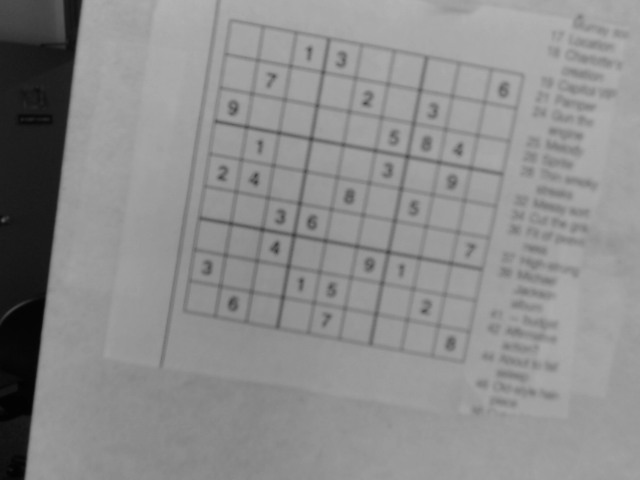
#> input picture sudoku_midterm/sudoku5.png, 640 x 480 px
$ python contour_board.py
#> lines starting #> are read from the running program, lines starting #| are printed output that depends on the picture; after the words box and inside, x2 and y2 are one past the last pixel; in counts of white or black regions, pixels touching at a corner belong together
#> in main, image is the input picture: shape (480, 640); min 3, max 178, mean 140.4
### hough_grid.py
import contour_board as contour
import cv2
import numpy as np
import math
import matplotlib as plt
import statistics


# Constants
# Image filepath
INPUT_IMG = "sudoku_square/sudoku12.png"

# Canny thresholds
THRESH_ONE = 10
THRESH_TWO = 200

# HoughLinesP parameters
RHO = 1
THETA = math.pi/180
LINE_THRESH = 50
MIN_LENGTH = 25.0
MAX_GAP = 15.0

# Line drawing thickness
THICKNESS = 3

# Line drawing colors
BLACK = (255, 0, 0)

# Digit image dimensions
DIGIT_WIDTH = 28
DIGIT_HEIGHT = 28
DIGIT_CHANNELS = 1

# Gaussian blur parameters
KERNEL_SIZE = (9, 9)
SIGMA_X = 10.0

# Unsharp weights
ORIG_WEIGHT = 3.5
GAUSSIAN_WEIGHT = -2.0

# K-means centers
ANGLE_CENTERS = 2
DIFF_CENTERS = 10


# Accepts a grayscale image and returns list of edges from Canny edge detector
def canny_edges(gray_img):
    return cv2.Canny(gray_img, THRESH_ONE, THRESH_TWO)


# Accepts a grayscale image and performs unsharp masking using Gaussian blur,
# then returns the sharpened image.
def unsharp_mask(gray_img):
    gaussian_img = cv2.GaussianBlur(gray_img, KERNEL_SIZE, SIGMA_X)
    sharp_img = cv2.addWeighted(gray_img, ORIG_WEIGHT, gaussian_img,\
        GAUSSIAN_WEIGHT, 0, gray_img)
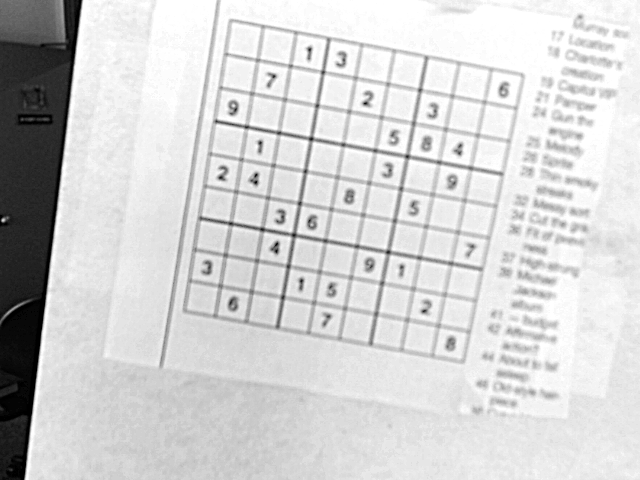
#> sharp_img: shape (480, 640); min 0, max 255, mean 210.4
    return sharp_img


# Accepts an image and returns a list of Hough lines.
# [131 lines left out: functions lines, count_sudoku, calculate_cells, decompose_lines, cell_dims, avg_cell_dims and 2 more, not called in this run]


# Accepts a list of lines and returns a list of the angles of the lines.
# Borrows Dr. Hochberg's code from delete.py.
def angles(lines):
    angles = [-np.arctan((l[0][3]-l[0][1])/(l[0][2]-l[0][0])) for l in lines]
    return angles


# Accepts a list of angles and returns the 3 principal angles found using
# k-means clustering.\
# Borrows Dr. Hochberg's code from delete.py.
# [15 lines left out: functions principal_angles, main, not called in this run]


# [2 lines that do not run on import are left out]

### contour_board.py
import cv2
import hough_grid as hough
import numpy as np


# Constants
# File path of image to be tested.
IMG_PATH = "sudoku_midterm/sudoku5.png"

# Values for thresholding.
WHITE = 255
NEIGHBORHOOD_SIZE = 7
C = 15


# Accepts an image and returns the thresholded image.
def threshold(img):
    thresh_img = cv2.adaptiveThreshold(img, WHITE,\
        cv2.ADAPTIVE_THRESH_GAUSSIAN_C, cv2.THRESH_BINARY,\
        NEIGHBORHOOD_SIZE, C)
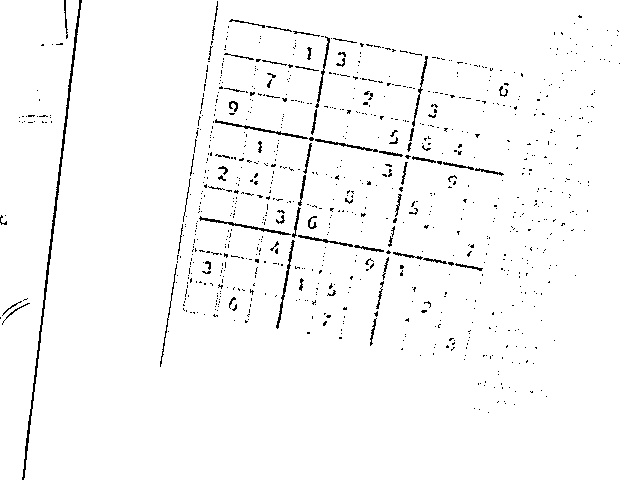
#> thresh_img: shape (480, 640); 97.5% white; black in thin lines or dots
    return thresh_img


# Accepts a grayscale image and returns image with its histogram equalized.
def equalize(img):
    return cv2.equalizeHist(img)


# Accepts an image, finds the contours using cv2's functions, and returns both
# a list of contours and a new image with the contours drawn on.
def contours(img):
    img = threshold(img)
    shapes, hierarchy = cv2.findContours(img, cv2.RETR_TREE,\
        cv2.CHAIN_APPROX_NONE)
#> shapes = 1045 contours, 938 with area under 20; largest, box (x1, y1, x2, y2) and area: (24, 0, 640, 480) 280784, (0, 0, 79, 480) 23560, (198, 215, 292, 236) 319, (214, 118, 309, 140) 314, (275, 239, 296, 330) 310
    cv2.drawContours(img, shapes, -1, 0)
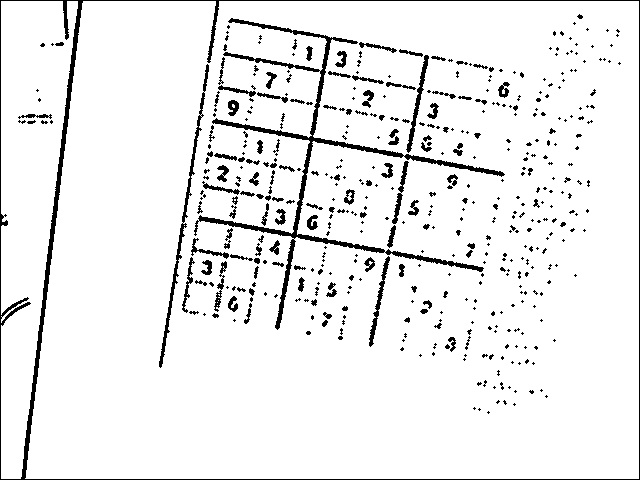
#> img: shape (480, 640); 93.2% white; 473 black regions (343 under 20 px)
    return shapes, img


# Accepts an image and a string and displays the image to the screen.
def display(title, img):
    cv2.imshow(title, img)
    cv2.waitKey()


# Used for testing
def main():
    image = cv2.imread(IMG_PATH, cv2.IMREAD_GRAYSCALE)
    display("Original", image)
    sharp_img = hough.unsharp_mask(image)
    display("Sharpened", sharp_img)
    shapes, contour_img = contours(sharp_img)
    display("Contoured", contour_img)


if __name__ == "__main__":
    main()

$ run again, with sudoku_midterm/sudoku0.png copied over sudoku_midterm/sudoku5.png
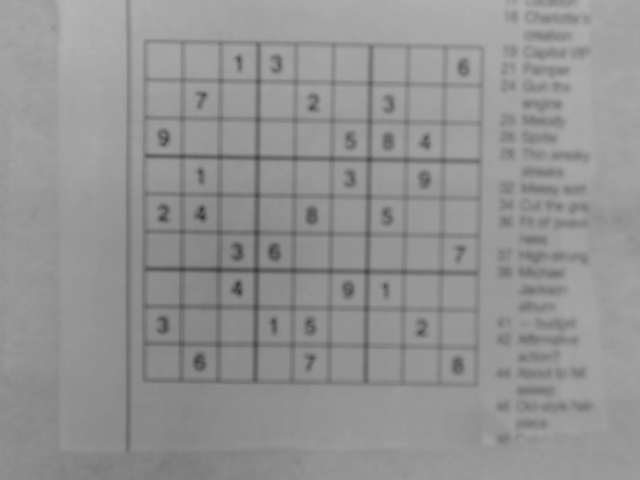
#> input picture sudoku_midterm/sudoku0.png, 640 x 480 px
#> in main, image is the input picture: shape (480, 640); min 50, max 181, mean 147.1
#> in threshold, `thresh_img = cv2.adaptiveThreshold(img, WHITE,\ cv2.ADAPTIVE_THRESH_GA..`:
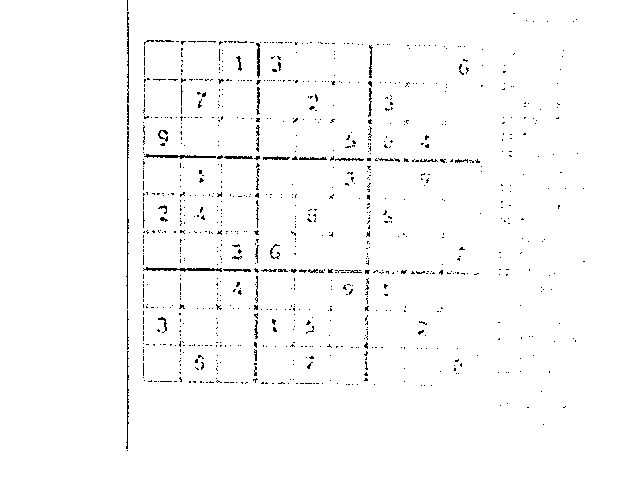
#> thresh_img: shape (480, 640); 98.2% white; black in thin lines or dots, all inside (x1, y1, x2, y2) = (126, 0, 585, 451)
#> in contours, `shapes, hierarchy = cv2.findContours(img, cv2.RETR_TREE,\ cv2.CHAIN_AP..`: shapes = 1090 contours, 988 with area under 20; largest, box (x1, y1, x2, y2) and area: (0, 0, 640, 480) 306060, (125, 130, 130, 310) 386, (143, 266, 223, 273) 279, (143, 153, 217, 160) 246, (125, 350, 130, 450) 224
#> in contours, `cv2.drawContours(img, shapes, -1, 0)`:
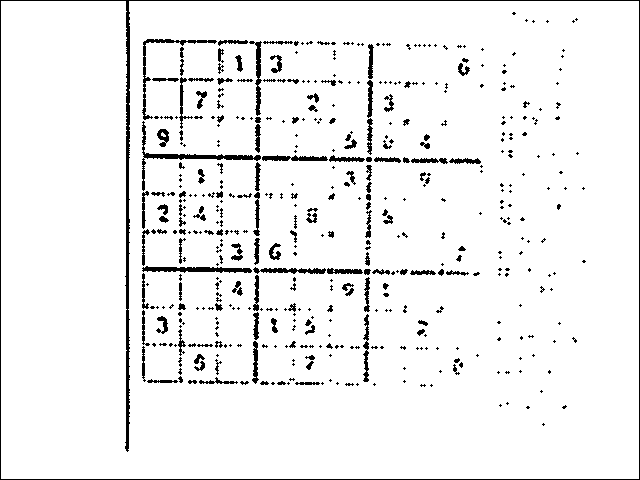
#> img: shape (480, 640); 94.4% white; 480 black regions (325 under 20 px)

$ run again, with sudoku_midterm/sudoku1.png copied over sudoku_midterm/sudoku5.png
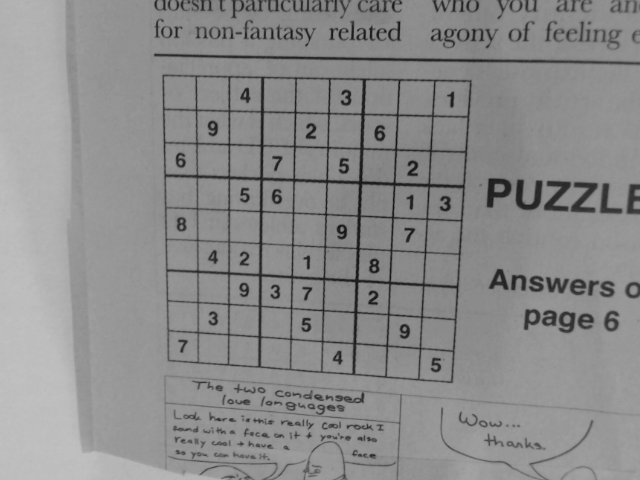
#> input picture sudoku_midterm/sudoku1.png, 640 x 480 px
#> in main, image is the input picture: shape (480, 640); min 14, max 194, mean 140.2
#> in threshold, `thresh_img = cv2.adaptiveThreshold(img, WHITE,\ cv2.ADAPTIVE_THRESH_GA..`:
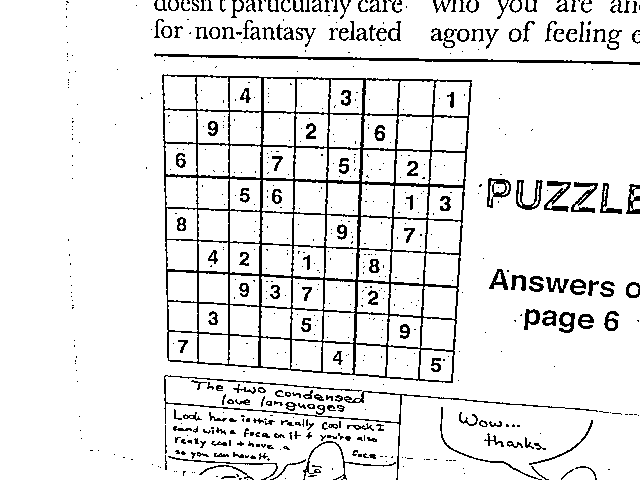
#> thresh_img: shape (480, 640); 90.7% white; black in thin lines or dots, all inside (x1, y1, x2, y2) = (66, 0, 640, 480)
#> in contours, `shapes, hierarchy = cv2.findContours(img, cv2.RETR_TREE,\ cv2.CHAIN_AP..`: shapes = 770 contours, 474 with area under 20; largest, box (x1, y1, x2, y2) and area: (0, 0, 640, 480) 297786, (161, 73, 473, 384) 88288, (434, 81, 470, 116) 1076, (305, 443, 346, 480) 1056, (399, 81, 434, 115) 1051
#> in contours, `cv2.drawContours(img, shapes, -1, 0)`:
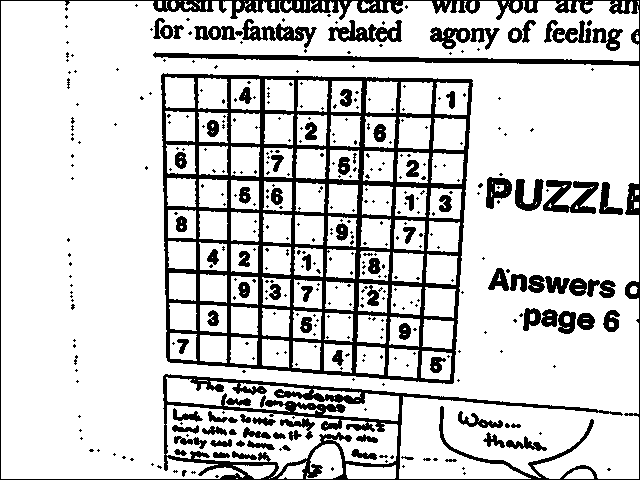
#> img: shape (480, 640); 81.1% white; 421 black regions (325 under 20 px)

$ run again, with sudoku_midterm/sudoku10.png copied over sudoku_midterm/sudoku5.png
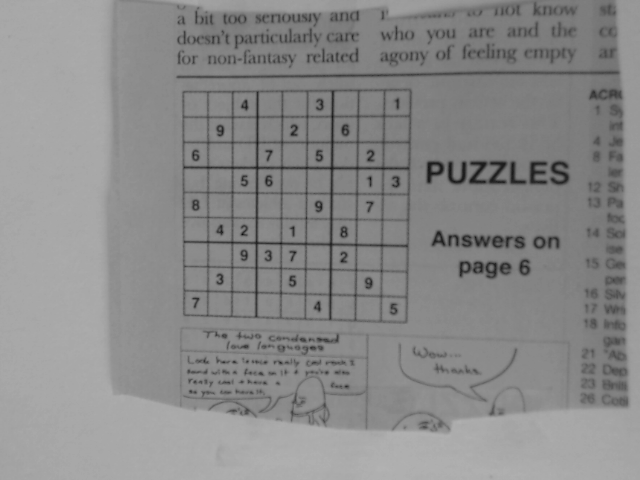
#> input picture sudoku_midterm/sudoku10.png, 640 x 480 px
#> in main, image is the input picture: shape (480, 640); min 12, max 179, mean 138.3
#> in threshold, `thresh_img = cv2.adaptiveThreshold(img, WHITE,\ cv2.ADAPTIVE_THRESH_GA..`:
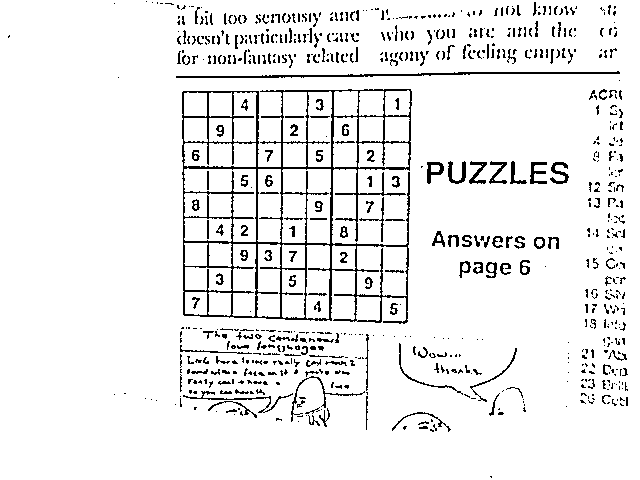
#> thresh_img: shape (480, 640); 92.8% white; black in thin lines or dots
#> in contours, `shapes, hierarchy = cv2.findContours(img, cv2.RETR_TREE,\ cv2.CHAIN_AP..`: shapes = 891 contours, 485 with area under 20; largest, box (x1, y1, x2, y2) and area: (0, 0, 640, 480) 306081, (181, 88, 413, 325) 44114, (184, 168, 256, 242) 2459, (357, 246, 407, 296) 2114, (282, 169, 331, 244) 2050
#> in contours, `cv2.drawContours(img, shapes, -1, 0)`:
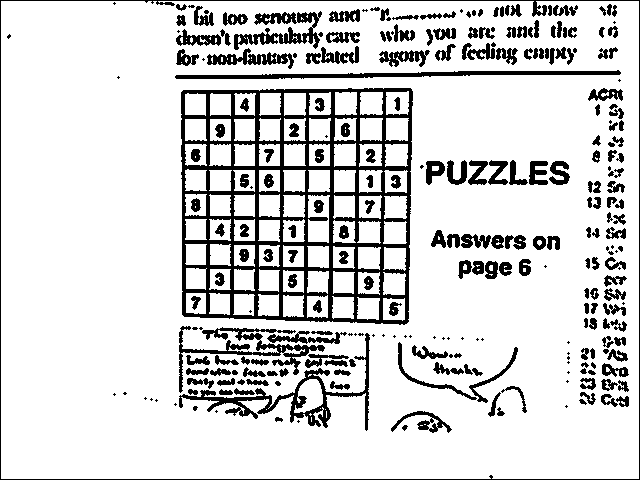
#> img: shape (480, 640); 84.3% white; 279 black regions (64 under 20 px)
